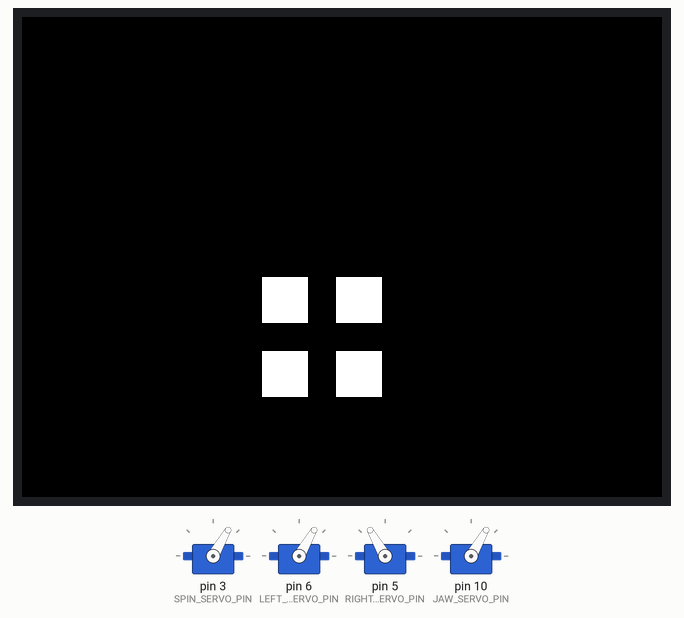
This sketch was run on a simulated Arduino Uno, built with avr-gcc and run on an emulated ATmega328P. On the bench: 320×240 colour display, 4 × servo.

Above: at 0.3 s.
At 2.8 s:
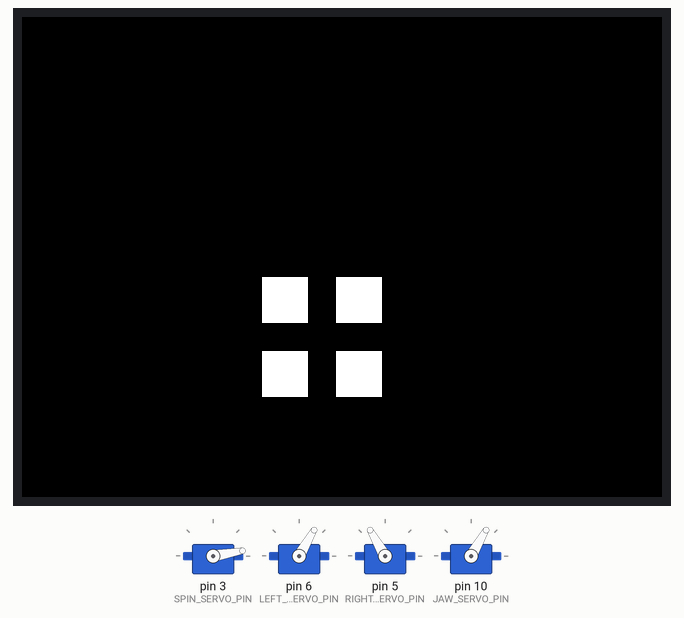
At 4.1 s:
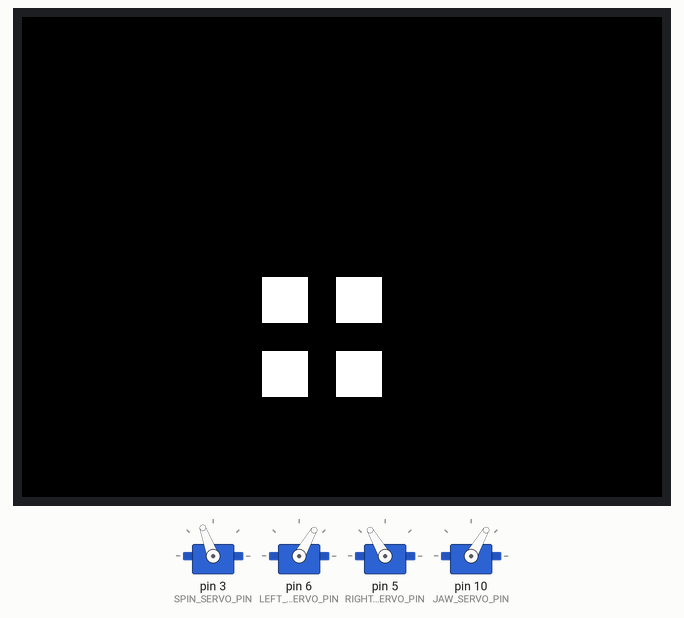
At 8.1 s:
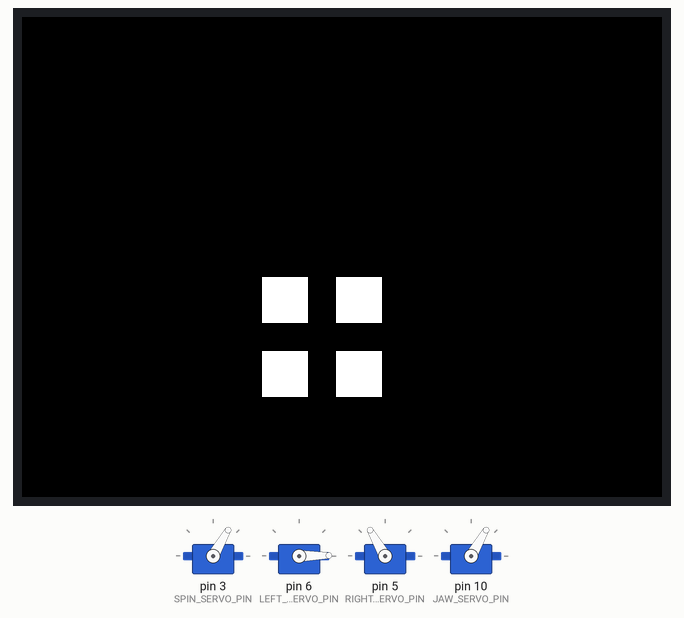
At 10.7 s:
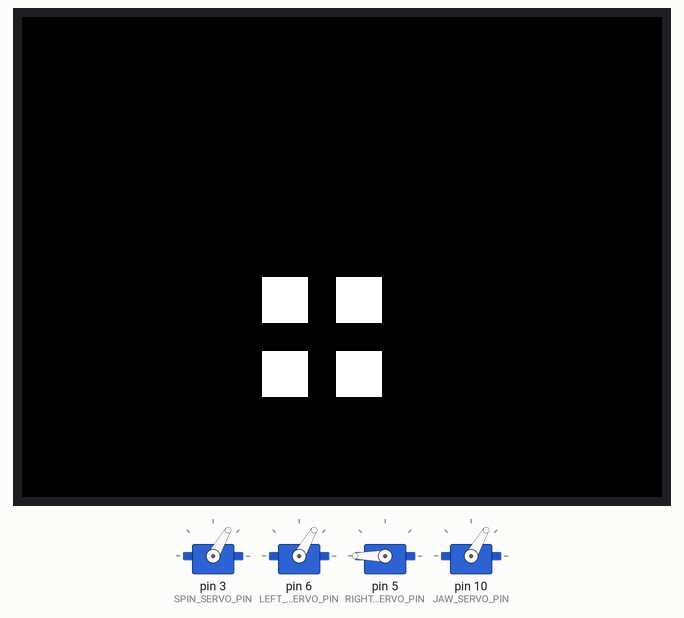
At 18.7 s:
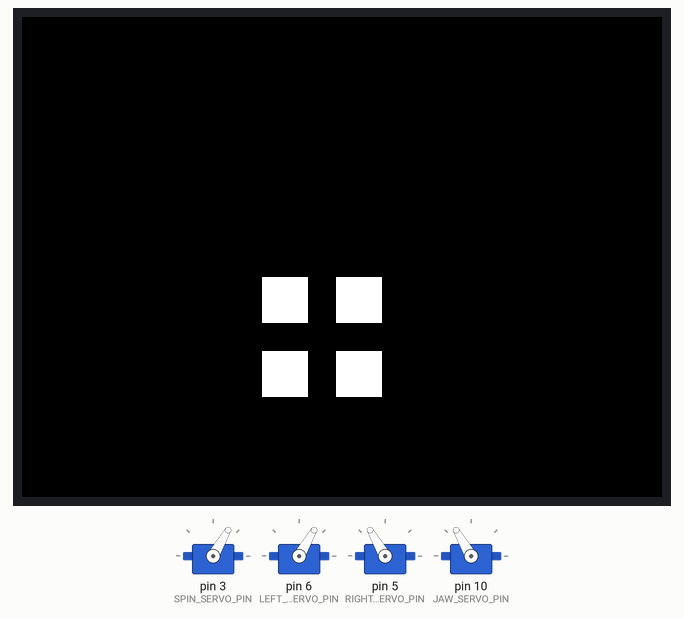
Timing chart, 0 to 21.5 s (numbered marks = the images above):
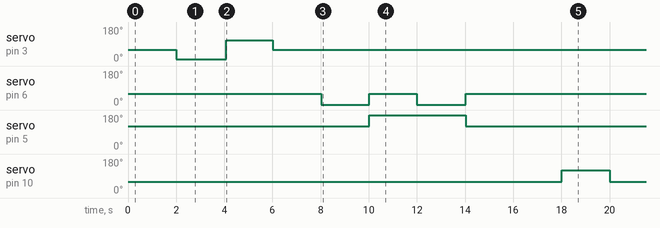

The sketch:

head.ino
```cpp
// #include "EyeDisplay.h"
// #include "HeadControl.h"
// #include <Servo.h>

// // Create the EyeDisplay object
// EyeDisplay eye;
// HeadControl headServos;
// unsigned long startTime;

// void setup() {
//   eye.begin();

//   headServos.begin();

//   startTime = millis() / 1000;
// }


// void loop() {
//   unsigned long time = millis()/1000 - startTime;


//   eye.update();

//   if (time < 2) {
//     headServos.centerHead();
//   } else if (time < 4) {
//     headServos.spinLeft();
//   } else if (time < 6) {
//     headServos.spinRight();
//   } else if (time < 8) {
//     headServos.centerHead();
//   } else if (time < 10) {
//     headServos.lookLeft();
//   } else if (time < 12) {
//     headServos.lookRight();
//   } else if (time < 14) {
//     headServos.lookUp();
//   } else if (time < 16) {
//     headServos.lookDown();
//   } else if (time < 18) {
//     headServos.centerHead();
//   } else if (time < 20) {
//     headServos.openJaw();
//   } else if (time < 22){
//     headServos.closeJaw();
//   }

// }
```

EyeDisplay.h
```cpp
// EyeDisplay.h

#ifndef EYEDISPLAY_H
#define EYEDISPLAY_H

#include <Adafruit_GFX.h>
#include <Adafruit_ST7789.h>
#include <SPI.h>

#define BLACK   0x0000
#define WHITE   0xFFFF
#define BLUE    0x001F

// Hardcoded pins for display
#define TFT_CS    4
#define TFT_DC    7
#define TFT_RST   8

class EyeDisplay {
  private:
    Adafruit_ST7789 tft = Adafruit_ST7789(TFT_CS, TFT_DC, TFT_RST);

    // Hardcoded eye center
    const int centerX = 150;
    const int centerY = 160;

    // Timing parameters
    unsigned long blinkDuration = 300;
    unsigned long blinkTime = 1000;
    unsigned long lastBlinkTime = 0;
    bool isEyeOpen = true;
    bool isBlinking = false;

  public:
    EyeDisplay() {} // No parameters constructor

    void begin() {
      tft.init(240, 320);
      tft.setRotation(1);
      drawOpenEye();
    }

    void update() {
      unsigned long currentTime = millis();
      if (isEyeOpen && currentTime - lastBlinkTime >= blinkTime) {
        drawClosedEye();
        isEyeOpen = false;
        isBlinking = true;
        lastBlinkTime = currentTime;
      }
      if (isBlinking && currentTime - lastBlinkTime >= blinkDuration) {
        drawOpenEye();
        isEyeOpen = true;
        isBlinking = false;
        lastBlinkTime = currentTime;
      }
    }

    void drawOpenEye() {
      tft.fillScreen(BLACK);

      int eyeballSize = 60;
      int gap = 15;
      int quarterEyeball = eyeballSize / 2;
      int squareSize = quarterEyeball - gap/2;

      // Draw 4 white squares
      tft.fillRect(centerX - quarterEyeball, centerY - quarterEyeball, squareSize, squareSize, WHITE);
      tft.fillRect(centerX + gap/2, centerY - quarterEyeball, squareSize, squareSize, WHITE);
      tft.fillRect(centerX - quarterEyeball, centerY + gap/2, squareSize, squareSize, WHITE);
      tft.fillRect(centerX + gap/2, centerY + gap/2, squareSize, squareSize, WHITE);
    }

    void drawClosedEye() {
      tft.fillScreen(BLACK);
    }
};

#endif
```

HeadControl.h
```cpp
// HeadControl.h

#ifndef HEADCONTROL_H
#define HEADCONTROL_H

#include <Servo.h>

class HeadControl {
  private:
    Servo spinServo;        // Servo for spinning (turning left/right)
    Servo leftTiltServo;    // Servo for left tilt
    Servo rightTiltServo;   // Servo for right tilt
    Servo jawServo;         // Servo for opening/closing jaw

    // Default spin positions
    const int spinCenterPos = 60;
    const int spinLeftPos = 10;
    const int spinRightPos = 110;

    // Default tilt positions
    const int tiltCenter[2] = {60, 120};  // {leftTilt, rightTilt}
    const int tiltUp[2]    = {1, 180};
    const int tiltDown[2]  = {60, 120};
    const int tiltLeft[2]  = {1, 120};
    const int tiltRight[2] = {60, 180};

    // Jaw positions
    const int jawClosedPos = 60;
    const int jawOpenPos = jawClosedPos + 60;

    // Servo pins
    const int SPIN_SERVO_PIN = 3;
    const int LEFT_TILT_SERVO_PIN = 6;
    const int RIGHT_TILT_SERVO_PIN = 5;
    const int JAW_SERVO_PIN = 10;

  public:
    void begin() {
      spinServo.attach(SPIN_SERVO_PIN);
      leftTiltServo.attach(LEFT_TILT_SERVO_PIN);
      rightTiltServo.attach(RIGHT_TILT_SERVO_PIN);
      jawServo.attach(JAW_SERVO_PIN);

      centerHead();
      closeJaw();
    }

    void centerHead() {
      spinServo.write(spinCenterPos);
      leftTiltServo.write(tiltCenter[0]);
      rightTiltServo.write(tiltCenter[1]);
    }

    void spinLeft() {
      spinServo.write(spinLeftPos);
    }

    void spinRight() {
      spinServo.write(spinRightPos);
    }

    void lookUp() {
      leftTiltServo.write(tiltUp[0]);
      rightTiltServo.write(tiltUp[1]);
    }

    void lookDown() {
      leftTiltServo.write(tiltDown[0]);
      rightTiltServo.write(tiltDown[1]);
    }

    void lookLeft() {
      leftTiltServo.write(tiltLeft[0]);
      rightTiltServo.write(tiltLeft[1]);
    }

    void lookRight() {
      leftTiltServo.write(tiltRight[0]);
      rightTiltServo.write(tiltRight[1]);
    }

    void openJaw() {
      jawServo.write(jawOpenPos);
    }

    void closeJaw() {
      jawServo.write(jawClosedPos);
    }

    void setTiltPosition(int leftPos, int rightPos)
    {
      leftTiltServo.write(leftPos);
      rightTiltServo.write(rightPos);
    }
};

#endif
```

head_tracking.ino
```cpp
#include "EyeDisplay.h"
#include "HeadControl.h"

// Create the EyeDisplay object
EyeDisplay eye;
HeadControl headServos;
unsigned long startTime;

void setup() {
  Serial.begin(9600); // Initialize serial communication

  eye.begin();
  headServos.begin();

  startTime = millis() / 1000;
}

void loop() {
  unsigned long time = millis()/1000 - startTime;

  eye.update();

  // Check if serial data is available
  if (Serial.available() >= 2) {
    // Read 2 bytes from serial
    int leftTiltValue = Serial.read();  // First byte for left tilt servo
    int rightTiltValue = Serial.read(); // Second byte for right tilt servo

    // Constrain values to valid servo range (0-180)
    leftTiltValue = constrain(leftTiltValue, 1, 60);
    rightTiltValue = constrain(rightTiltValue, 120, 180);

    // Control the tilt servos directly
    headServos.setTiltPosition(leftTiltValue, rightTiltValue);
  }
  else {
    if (time < 2) {
      headServos.centerHead();
    } else if (time < 4) {
      headServos.spinLeft();
    } else if (time < 6) {
      headServos.spinRight();
    } else if (time < 8) {
      headServos.centerHead();
    } else if (time < 10) {
      headServos.lookLeft();
    } else if (time < 12) {
      headServos.lookRight();
    } else if (time < 14) {
      headServos.lookUp();
    } else if (time < 16) {
      headServos.lookDown();
    } else if (time < 18) {
      headServos.centerHead();
    } else if (time < 20) {
      headServos.openJaw();
    } else if (time < 22){
      headServos.closeJaw();
    }
  }

  delay(20); // Small delay
}
```

Measured:
- by itself, servo on pin 3 (SPIN_SERVO_PIN): 60° → 10° at 2.0 s, → 110° 2.1 s later, → 60° 1.9 s later
- by itself, servo on pin 5 (RIGHT_TILT_SERVO_PIN): 120° → 180° at 10.0 s, → 120° 4.0 s later
- by itself, servo on pin 10 (JAW_SERVO_PIN): 60° → 120° at 18.0 s, → 60° 2.0 s later
- by itself, servo on pin 6 (LEFT_TILT_SERVO_PIN): 60° → 1° at 8.0 s, → 60° 2.0 s later, → 1° 2.0 s later, → 60° 2.0 s later, … (4 changes in this stretch)
- what the display in image 1 shows lasts 1.0 s, from 2.7 s to 3.7 s
